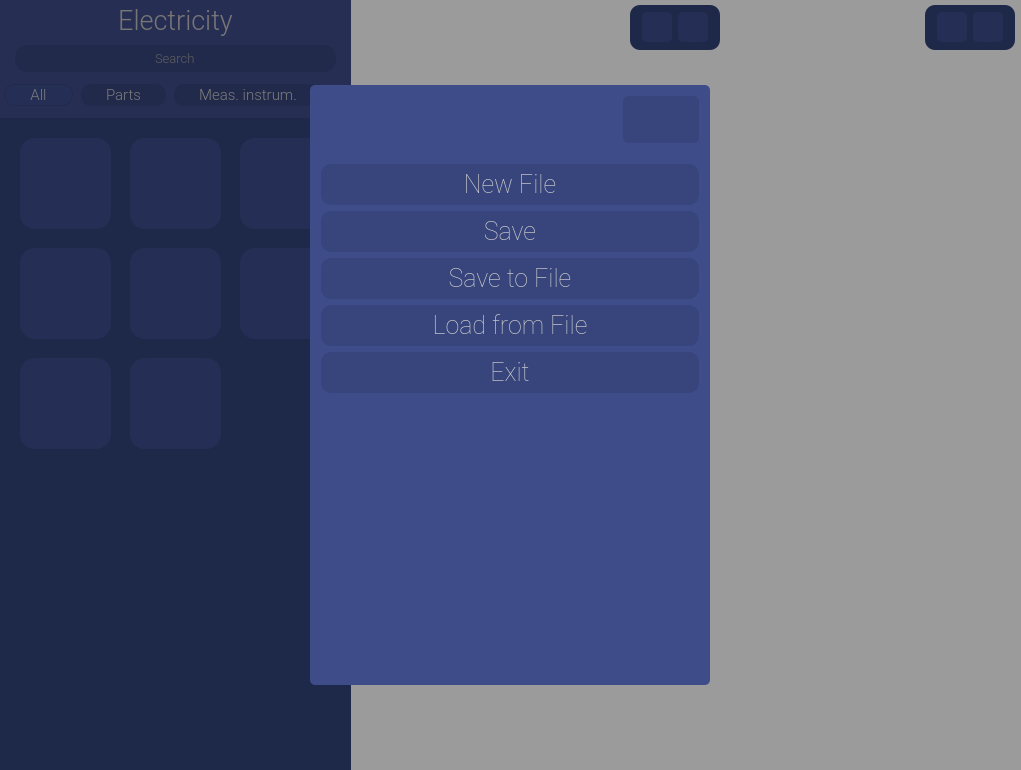
<?xml version="1.0" encoding="UTF-8"?>
<ui version="4.0">
 <class>MainWindow</class>
 <widget class="QMainWindow" name="MainWindow">
  <property name="geometry">
   <rect>
    <x>0</x>
    <y>0</y>
    <width>1021</width>
    <height>770</height>
   </rect>
  </property>
  <property name="windowTitle">
   <string>MainWindow</string>
  </property>
  <property name="layoutDirection">
   <enum>Qt::LeftToRight</enum>
  </property>
  <property name="autoFillBackground">
   <bool>false</bool>
  </property>
  <property name="styleSheet">
   <string notr="true">*{
padding: 0px;
margin: 0px;
}</string>
  </property>
  <widget class="QWidget" name="centralWidget">
   <property name="styleSheet">
    <string notr="true"/>
   </property>
   <widget class="Canvas" name="graphicsView">
    <property name="geometry">
     <rect>
      <x>0</x>
      <y>0</y>
      <width>1021</width>
      <height>771</height>
     </rect>
    </property>
    <property name="styleSheet">
     <string notr="true">border: none;</string>
    </property>
    <property name="verticalScrollBarPolicy">
     <enum>Qt::ScrollBarAlwaysOff</enum>
    </property>
    <property name="horizontalScrollBarPolicy">
     <enum>Qt::ScrollBarAlwaysOff</enum>
    </property>
    <property name="sizeAdjustPolicy">
     <enum>QAbstractScrollArea::AdjustIgnored</enum>
    </property>
   </widget>
   <widget class="QWidget" name="sideMenu" native="true">
    <property name="geometry">
     <rect>
      <x>0</x>
      <y>0</y>
      <width>351</width>
      <height>771</height>
     </rect>
    </property>
    <property name="styleSheet">
     <string notr="true">background: #3e4c8a;
width: 290px;</string>
    </property>
    <layout class="QGridLayout" name="gridLayout_2">
     <property name="leftMargin">
      <number>0</number>
     </property>
     <property name="topMargin">
      <number>0</number>
     </property>
     <property name="rightMargin">
      <number>0</number>
     </property>
     <property name="bottomMargin">
      <number>0</number>
     </property>
     <property name="spacing">
      <number>0</number>
     </property>
     <item row="0" column="0">
      <layout class="QVBoxLayout" name="verticalLayout">
       <property name="spacing">
        <number>0</number>
       </property>
       <item>
        <widget class="QLabel" name="label">
         <property name="font">
          <font>
           <family>Roboto Light</family>
           <pointsize>20</pointsize>
          </font>
         </property>
         <property name="styleSheet">
          <string notr="true">margin-bottom: 8px;
margin-top: 4px;
color: #c5c1c0;
font-size: 20pt;</string>
         </property>
         <property name="text">
          <string>Electricity</string>
         </property>
         <property name="alignment">
          <set>Qt::AlignCenter</set>
         </property>
        </widget>
       </item>
       <item>
        <widget class="QLineEdit" name="search">
         <property name="font">
          <font>
           <family>Roboto Light</family>
           <pointsize>10</pointsize>
          </font>
         </property>
         <property name="styleSheet">
          <string notr="true">QLineEdit {
background: #37457c;
border-radius: 12px;
padding: 4px;
margin-left: 15px;
margin-right: 15px;
margin-bottom: 8px; 
font-size: 10pt;
color: rgb(157, 157, 157);
}</string>
         </property>
         <property name="text">
          <string>Search</string>
         </property>
         <property name="alignment">
          <set>Qt::AlignCenter</set>
         </property>
        </widget>
       </item>
       <item>
        <widget class="QTabWidget" name="tabWidget">
         <property name="font">
          <font>
           <family>Roboto Light</family>
           <pointsize>11</pointsize>
          </font>
         </property>
         <property name="acceptDrops">
          <bool>false</bool>
         </property>
         <property name="autoFillBackground">
          <bool>false</bool>
         </property>
         <property name="styleSheet">
          <string notr="true">QTabWidget::pane {
margin-top: 0px;
background: #324379;
}

QTabWidget::tab-bar {
alignment: center;
}

QTabBar::tab {
margin: 4px;
margin-bottom: 12px;
padding: 1px 25px 1px 25px;
background: #37457c;
border-radius: 10px;
color: rgb(204, 204, 204);
}

QTabBar::tab:hover {
background: #39477e;
}

QTabBar::tab:selected {
border-color: #37457c;
border-width: 1px;
border-style: solid;
background: rgb(61, 77, 140);
}

</string>
         </property>
         <property name="currentIndex">
          <number>0</number>
         </property>
         <property name="usesScrollButtons">
          <bool>false</bool>
         </property>
         <property name="tabsClosable">
          <bool>false</bool>
         </property>
         <property name="movable">
          <bool>false</bool>
         </property>
         <widget class="QWidget" name="all">
          <property name="styleSheet">
           <string notr="true">QWidget {
background: #324379;
}

QPushButton {
border-radius: 15px;
background: rgb(61, 77, 140);
color: rgb(204, 204, 204);
text-align: bottom;
padding-bottom: 10px;

}

QPushButton:hover {
background: rgb(71, 87, 150);
}

QPushButton:pressed {
background: rgb(66, 82, 145);
}</string>
          </property>
          <attribute name="title">
           <string>All</string>
          </attribute>
          <widget class="QPushButton" name="resistor">
           <property name="geometry">
            <rect>
             <x>20</x>
             <y>20</y>
             <width>91</width>
             <height>91</height>
            </rect>
           </property>
           <property name="font">
            <font>
             <family>Roboto</family>
            </font>
           </property>
           <property name="styleSheet">
            <string notr="true">border-image: url(:/icons/icons/Interface/Resistor.png);</string>
           </property>
           <property name="iconSize">
            <size>
             <width>101</width>
             <height>110</height>
            </size>
           </property>
           <property name="checkable">
            <bool>false</bool>
           </property>
           <property name="autoRepeat">
            <bool>false</bool>
           </property>
           <property name="autoExclusive">
            <bool>false</bool>
           </property>
          </widget>
          <widget class="QPushButton" name="bulb">
           <property name="geometry">
            <rect>
             <x>130</x>
             <y>20</y>
             <width>91</width>
             <height>91</height>
            </rect>
           </property>
           <property name="font">
            <font>
             <family>Roboto</family>
            </font>
           </property>
           <property name="styleSheet">
            <string notr="true">border-image: url(:/icons/icons/Interface/Bulb.png);</string>
           </property>
          </widget>
          <widget class="QPushButton" name="battery">
           <property name="geometry">
            <rect>
             <x>240</x>
             <y>20</y>
             <width>91</width>
             <height>91</height>
            </rect>
           </property>
           <property name="font">
            <font>
             <family>Roboto</family>
            </font>
           </property>
           <property name="styleSheet">
            <string notr="true">border-image: url(:/icons/icons/Interface/Battery.png);</string>
           </property>
          </widget>
          <widget class="QPushButton" name="Switch">
           <property name="geometry">
            <rect>
             <x>20</x>
             <y>130</y>
             <width>91</width>
             <height>91</height>
            </rect>
           </property>
           <property name="font">
            <font>
             <family>Roboto</family>
            </font>
           </property>
           <property name="styleSheet">
            <string notr="true">border-image: url(:/icons/icons/Interface/Switch.png);</string>
           </property>
          </widget>
          <widget class="QPushButton" name="capacitor">
           <property name="geometry">
            <rect>
             <x>130</x>
             <y>130</y>
             <width>91</width>
             <height>91</height>
            </rect>
           </property>
           <property name="font">
            <font>
             <family>Roboto</family>
            </font>
           </property>
           <property name="styleSheet">
            <string notr="true">border-image: url(:/icons/icons/Interface/Capacitor.png);</string>
           </property>
          </widget>
          <widget class="QPushButton" name="inductor">
           <property name="geometry">
            <rect>
             <x>240</x>
             <y>130</y>
             <width>91</width>
             <height>91</height>
            </rect>
           </property>
           <property name="font">
            <font>
             <family>Roboto</family>
            </font>
           </property>
           <property name="styleSheet">
            <string notr="true">border-image: url(:/icons/icons/Interface/Inductor.png);</string>
           </property>
          </widget>
          <widget class="QPushButton" name="voltmeter">
           <property name="geometry">
            <rect>
             <x>20</x>
             <y>240</y>
             <width>91</width>
             <height>91</height>
            </rect>
           </property>
           <property name="font">
            <font>
             <family>Roboto</family>
            </font>
           </property>
           <property name="styleSheet">
            <string notr="true">border-image: url(:/icons/icons/Interface/Voltmeter.png);</string>
           </property>
           <property name="iconSize">
            <size>
             <width>91</width>
             <height>95</height>
            </size>
           </property>
           <property name="checkable">
            <bool>false</bool>
           </property>
          </widget>
          <widget class="QPushButton" name="ammeter">
           <property name="geometry">
            <rect>
             <x>130</x>
             <y>240</y>
             <width>91</width>
             <height>91</height>
            </rect>
           </property>
           <property name="font">
            <font>
             <family>Roboto</family>
            </font>
           </property>
           <property name="styleSheet">
            <string notr="true">border-image: url(:/icons/icons/Interface/Ammeter.png);</string>
           </property>
          </widget>
         </widget>
         <widget class="QWidget" name="parts">
          <property name="styleSheet">
           <string notr="true">background: #324379;</string>
          </property>
          <attribute name="title">
           <string>Parts</string>
          </attribute>
         </widget>
         <widget class="QWidget" name="tab">
          <property name="styleSheet">
           <string notr="true">background: #324379;</string>
          </property>
          <attribute name="title">
           <string>Meas. instrum.</string>
          </attribute>
         </widget>
        </widget>
       </item>
      </layout>
     </item>
    </layout>
   </widget>
   <widget class="QWidget" name="buttons" native="true">
    <property name="geometry">
     <rect>
      <x>630</x>
      <y>5</y>
      <width>90</width>
      <height>45</height>
     </rect>
    </property>
    <property name="minimumSize">
     <size>
      <width>0</width>
      <height>30</height>
     </size>
    </property>
    <property name="maximumSize">
     <size>
      <width>90</width>
      <height>16777215</height>
     </size>
    </property>
    <property name="styleSheet">
     <string notr="true">QWidget {
background: #324379;
border-radius: 10px;
}

QPushButton {
border-radius: 5px;
background: rgb(61, 77, 140);
color: rgb(204, 204, 204);
}

QPushButton:hover {
background: rgb(71, 87, 150);
}

QPushButton:pressed {
background: rgb(66, 82, 145);
}</string>
    </property>
    <layout class="QGridLayout" name="gridLayout_3">
     <property name="leftMargin">
      <number>0</number>
     </property>
     <property name="topMargin">
      <number>0</number>
     </property>
     <property name="rightMargin">
      <number>0</number>
     </property>
     <property name="bottomMargin">
      <number>0</number>
     </property>
     <property name="spacing">
      <number>0</number>
     </property>
     <item row="0" column="0">
      <layout class="QHBoxLayout" name="horizontalLayout_2">
       <item>
        <widget class="QPushButton" name="setings">
         <property name="minimumSize">
          <size>
           <width>0</width>
           <height>30</height>
          </size>
         </property>
         <property name="maximumSize">
          <size>
           <width>30</width>
           <height>16777215</height>
          </size>
         </property>
         <property name="baseSize">
          <size>
           <width>0</width>
           <height>59</height>
          </size>
         </property>
         <property name="text">
          <string/>
         </property>
         <property name="icon">
          <iconset resource="../resource.qrc">
           <normaloff>:/icons/icons/settings.png</normaloff>:/icons/icons/settings.png</iconset>
         </property>
        </widget>
       </item>
       <item>
        <widget class="QPushButton" name="play">
         <property name="minimumSize">
          <size>
           <width>0</width>
           <height>30</height>
          </size>
         </property>
         <property name="maximumSize">
          <size>
           <width>30</width>
           <height>16777215</height>
          </size>
         </property>
         <property name="text">
          <string/>
         </property>
         <property name="icon">
          <iconset resource="../resource.qrc">
           <normaloff>:/icons/icons/play.png</normaloff>
           <activeon>:/icons/icons/stop.png</activeon>:/icons/icons/play.png</iconset>
         </property>
         <property name="checkable">
          <bool>true</bool>
         </property>
         <property name="checked">
          <bool>false</bool>
         </property>
        </widget>
       </item>
      </layout>
     </item>
    </layout>
   </widget>
   <widget class="QWidget" name="undoRedo" native="true">
    <property name="geometry">
     <rect>
      <x>925</x>
      <y>5</y>
      <width>90</width>
      <height>45</height>
     </rect>
    </property>
    <property name="minimumSize">
     <size>
      <width>0</width>
      <height>30</height>
     </size>
    </property>
    <property name="maximumSize">
     <size>
      <width>90</width>
      <height>16777215</height>
     </size>
    </property>
    <property name="styleSheet">
     <string notr="true">QWidget {
background: #324379;
border-radius: 10px;
}

QPushButton {
border-radius: 5px;
background: rgb(61, 77, 140);
color: rgb(204, 204, 204);
}

QPushButton:hover {
background: rgb(71, 87, 150);
}

QPushButton:pressed {
background: rgb(66, 82, 145);
}</string>
    </property>
    <layout class="QGridLayout" name="gridLayout_4">
     <property name="leftMargin">
      <number>0</number>
     </property>
     <property name="topMargin">
      <number>0</number>
     </property>
     <property name="rightMargin">
      <number>0</number>
     </property>
     <property name="bottomMargin">
      <number>0</number>
     </property>
     <property name="spacing">
      <number>0</number>
     </property>
     <item row="0" column="0">
      <layout class="QHBoxLayout" name="horizontalLayout_3">
       <item>
        <widget class="QPushButton" name="undo">
         <property name="minimumSize">
          <size>
           <width>0</width>
           <height>30</height>
          </size>
         </property>
         <property name="maximumSize">
          <size>
           <width>30</width>
           <height>16777215</height>
          </size>
         </property>
         <property name="baseSize">
          <size>
           <width>0</width>
           <height>59</height>
          </size>
         </property>
         <property name="text">
          <string/>
         </property>
         <property name="icon">
          <iconset resource="../resource.qrc">
           <normaloff>:/icons/icons/undo.png</normaloff>:/icons/icons/undo.png</iconset>
         </property>
        </widget>
       </item>
       <item>
        <widget class="QPushButton" name="redo">
         <property name="minimumSize">
          <size>
           <width>0</width>
           <height>30</height>
          </size>
         </property>
         <property name="maximumSize">
          <size>
           <width>30</width>
           <height>16777215</height>
          </size>
         </property>
         <property name="text">
          <string/>
         </property>
         <property name="icon">
          <iconset resource="../resource.qrc">
           <normaloff>:/icons/icons/redo.png</normaloff>:/icons/icons/redo.png</iconset>
         </property>
        </widget>
       </item>
      </layout>
     </item>
    </layout>
   </widget>
   <widget class="QWidget" name="menu" native="true">
    <property name="enabled">
     <bool>true</bool>
    </property>
    <property name="geometry">
     <rect>
      <x>0</x>
      <y>0</y>
      <width>1021</width>
      <height>771</height>
     </rect>
    </property>
    <property name="styleSheet">
     <string notr="true">background: rgba(0, 0, 0, 100);</string>
    </property>
    <layout class="QGridLayout" name="gridLayout">
     <item row="0" column="0">
      <widget class="QWidget" name="menuPanel" native="true">
       <property name="maximumSize">
        <size>
         <width>400</width>
         <height>600</height>
        </size>
       </property>
       <property name="autoFillBackground">
        <bool>false</bool>
       </property>
       <property name="styleSheet">
        <string notr="true">QWidget {
background: #3e4c8a;
border-radius: 5px; 
}

QPushButton {
font-family: Roboto Thin;
font-size: 25px;
padding: 5px;
background: #37457c;
border-radius: 10px;
color: rgb(204, 204, 204);
}

QPushButton:hover {
background-color: rgb(72, 85, 155);
}

QPushButton:pressed {
background-color: rgb(65, 78, 148);
}</string>
       </property>
       <layout class="QGridLayout" name="gridLayout_5">
        <item row="1" column="0">
         <widget class="QPushButton" name="newFile">
          <property name="text">
           <string>New File</string>
          </property>
         </widget>
        </item>
        <item row="7" column="0">
         <spacer name="verticalSpacer">
          <property name="orientation">
           <enum>Qt::Vertical</enum>
          </property>
          <property name="sizeHint" stdset="0">
           <size>
            <width>20</width>
            <height>40</height>
           </size>
          </property>
         </spacer>
        </item>
        <item row="3" column="0">
         <widget class="QPushButton" name="save">
          <property name="text">
           <string>Save</string>
          </property>
         </widget>
        </item>
        <item row="4" column="0">
         <widget class="QPushButton" name="saveTo">
          <property name="text">
           <string>Save to File</string>
          </property>
         </widget>
        </item>
        <item row="0" column="0">
         <layout class="QHBoxLayout" name="horizontalLayout">
          <property name="leftMargin">
           <number>0</number>
          </property>
          <property name="topMargin">
           <number>0</number>
          </property>
          <item>
           <spacer name="horizontalSpacer">
            <property name="orientation">
             <enum>Qt::Horizontal</enum>
            </property>
            <property name="sizeHint" stdset="0">
             <size>
              <width>40</width>
              <height>20</height>
             </size>
            </property>
           </spacer>
          </item>
          <item>
           <widget class="QPushButton" name="cancel">
            <property name="styleSheet">
             <string notr="true">margin-bottom: 15px;
padding: 8px;
border-radius: 5px;</string>
            </property>
            <property name="icon">
             <iconset resource="../resource.qrc">
              <normaloff>:/icons/icons/x.png</normaloff>:/icons/icons/x.png</iconset>
            </property>
           </widget>
          </item>
         </layout>
        </item>
        <item row="5" column="0">
         <widget class="QPushButton" name="load">
          <property name="text">
           <string>Load from File</string>
          </property>
         </widget>
        </item>
        <item row="6" column="0">
         <widget class="QPushButton" name="pushButton_2">
          <property name="text">
           <string>Exit</string>
          </property>
         </widget>
        </item>
       </layout>
      </widget>
     </item>
    </layout>
   </widget>
   <zorder>graphicsView</zorder>
   <zorder>sideMenu</zorder>
   <zorder>undoRedo</zorder>
   <zorder>buttons</zorder>
   <zorder>menu</zorder>
  </widget>
 </widget>
 <layoutdefault spacing="6" margin="11"/>
 <customwidgets>
  <customwidget>
   <class>Canvas</class>
   <extends>QGraphicsView</extends>
   <header>canvas.h</header>
  </customwidget>
 </customwidgets>
 <resources>
  <include location="../resource.qrc"/>
 </resources>
 <connections>
  <connection>
   <sender>setings</sender>
   <signal>clicked()</signal>
   <receiver>menu</receiver>
   <slot>show()</slot>
   <hints>
    <hint type="sourcelabel">
     <x>646</x>
     <y>22</y>
    </hint>
    <hint type="destinationlabel">
     <x>537</x>
     <y>134</y>
    </hint>
   </hints>
  </connection>
  <connection>
   <sender>cancel</sender>
   <signal>clicked()</signal>
   <receiver>menu</receiver>
   <slot>hide()</slot>
   <hints>
    <hint type="sourcelabel">
     <x>684</x>
     <y>97</y>
    </hint>
    <hint type="destinationlabel">
     <x>751</x>
     <y>95</y>
    </hint>
   </hints>
  </connection>
  <connection>
   <sender>pushButton_2</sender>
   <signal>clicked()</signal>
   <receiver>MainWindow</receiver>
   <slot>close()</slot>
   <hints>
    <hint type="sourcelabel">
     <x>641</x>
     <y>261</y>
    </hint>
    <hint type="destinationlabel">
     <x>1017</x>
     <y>335</y>
    </hint>
   </hints>
  </connection>
 </connections>
</ui>
